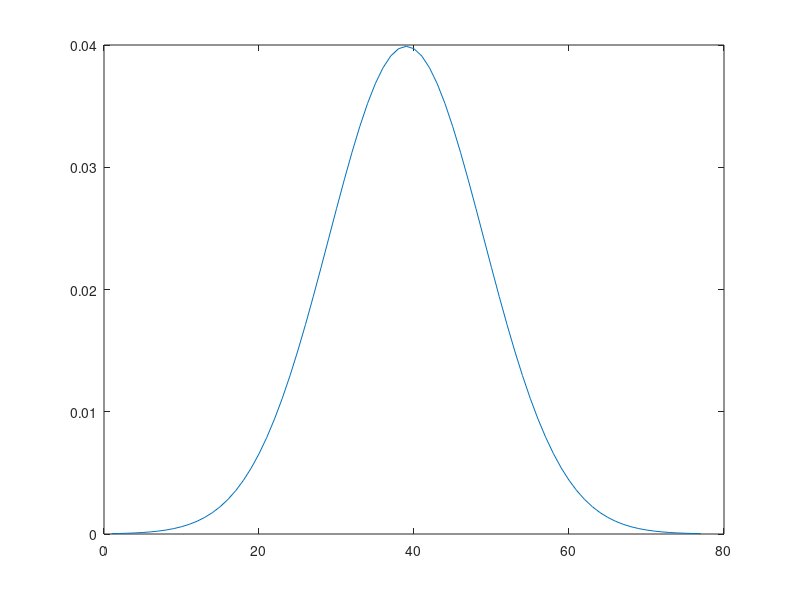
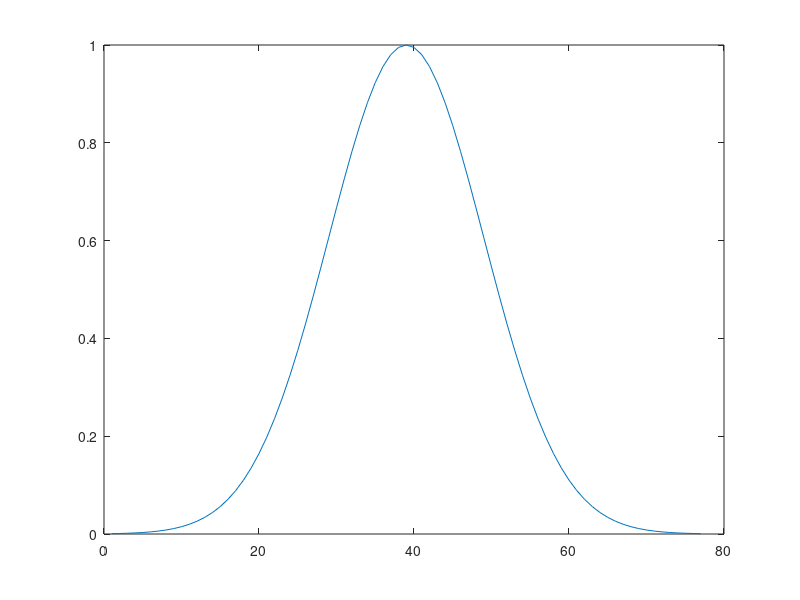
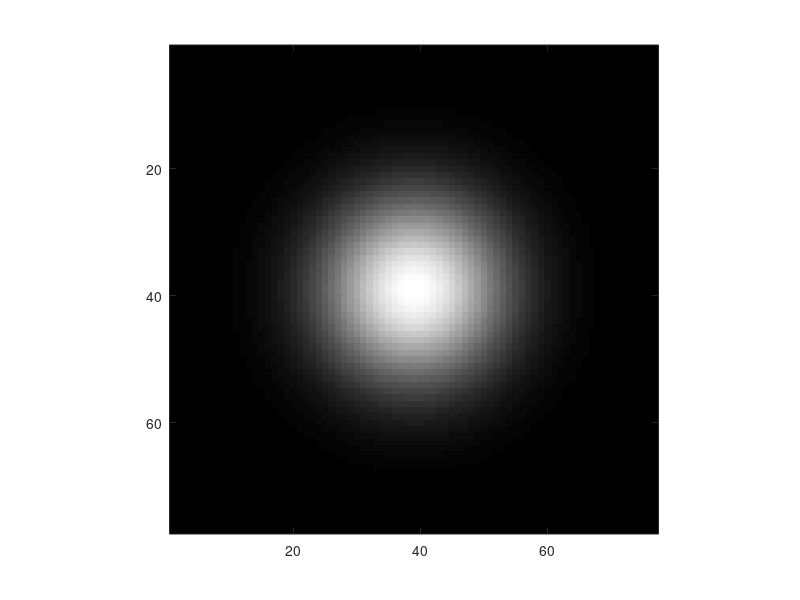
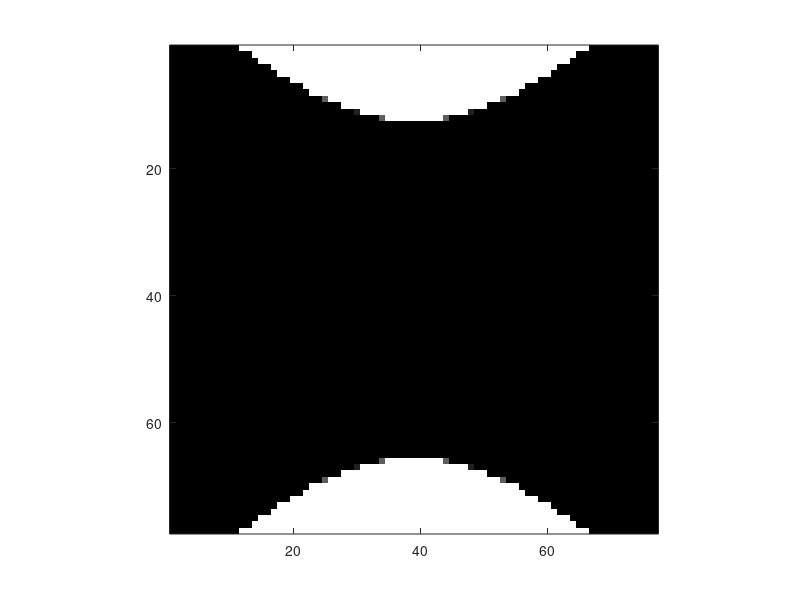

These charts were generated, in order, by the following MATLAB code:
xm = sqrt(2)*10*sqrt(log(1000)) % used to determine what the sample size should be
x = [-38:38]; % sample size
%represent filter
h = normpdf(x,0,10); % mean 0, standard deviation 10
figure; plot(h);
h = exp(-x.^2 / (2*10^2));
figure; plot(h);
sum(h)
h = h/sum(h)
sum(h)
h2 = h' * h;
figure; imagesc(h2); axis image; colormap gray;
[X,Y] = meshgrid(x);
h2 = exp(-x.^2 + Y.^2) / (2*10^2);
figure; imagesc(h2); axis image; colormap gray;
h2 = exp(-(x.^2 / 5^2 + Y.^2 / 10^2) / 2);
figure; imagesc(h2); axis image; colormap gray;
